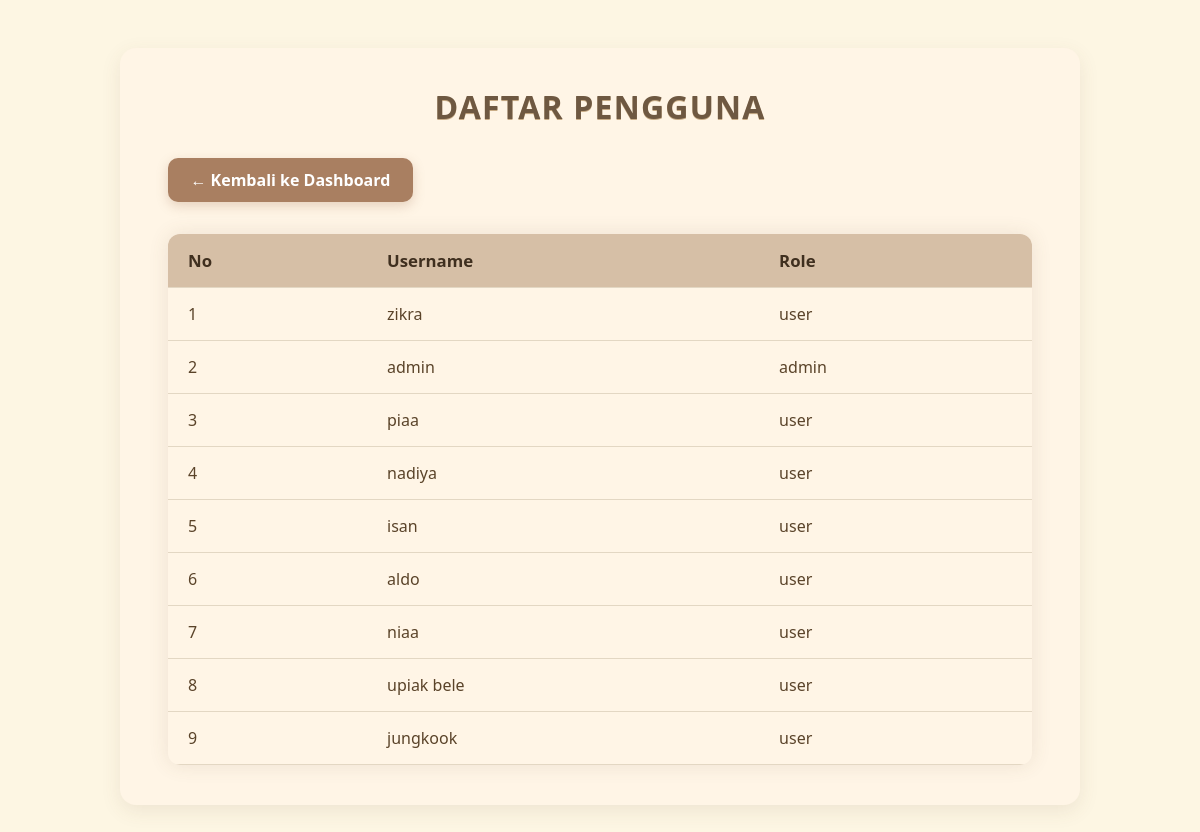
The page /kelola_pengguna.php (signed in) on the database its author committed.
### tables this page shows
CREATE TABLE IF NOT EXISTS `users` (
  `id` int NOT NULL AUTO_INCREMENT,
  `username` varchar(50) DEFAULT NULL,
  `password` varchar(255) DEFAULT NULL,
  `role` varchar(50) DEFAULT NULL,
  PRIMARY KEY (`id`)
);

### kelola_pengguna.php (the view, shortened to what this page needs)
<?php
include '../koneksi.php';
$query = "SELECT id, username, role FROM users";
$result = mysqli_query($koneksi, $query);
?>
<!DOCTYPE html>
<html lang="id">
<head>
    <link href="https://cdn.jsdelivr.net/npm/bootstrap@5.3.0/dist/css/bootstrap.min.css" rel="stylesheet">
</head>
<body>
<div class="container">
    <h2>Daftar Pengguna</h2>
    <a href="dashboard.php" class="btn-back">&#8592; Kembali ke Dashboard</a>
    <table>
        <thead>
            <tr>
                <th>No</th>
                <th>Username</th>
                <th>Role</th>
            </tr>
        </thead>
        <tbody>
            <?php $no = 1; while ($user = mysqli_fetch_assoc($result)) : ?>
            <tr>
                <td><?= $no++; ?></td>
                <td><?= htmlspecialchars($user['username']); ?></td>
                <td><?= htmlspecialchars($user['role']); ?></td>
            </tr>
            <?php endwhile; ?>
        </tbody>
    </table>
</div>
</body>
</html>

### kelola_pengguna.php (style rules this page uses)
body { background-color: #fdf6e3; color: #5a4329; font-family: 'Segoe UI', Tahoma, Geneva, Verdana, sans-serif; padding: 3rem 2rem; }
.container { max-width: 960px; margin: auto; background-color: #fff5e6; border-radius: 16px; box-shadow: 0 6px 20px rgba(107, 82, 57, 0.1); padding: 2.5rem 3rem; }
h2 { font-weight: 700; letter-spacing: 1.2px; margin-bottom: 1rem; text-align: center; color: #6e5841; text-transform: uppercase; user-select: none; text-shadow: 0 1px 0 #c9ad87; }
.btn-back { background-color: #a97f61; color: #fff; font-weight: 600; padding: 0.6rem 1.4rem; border-radius: 10px; text-decoration: none; margin: 1rem 0 2rem; display: inline-block; box-shadow: 0 4px 12px rgba(169, 127, 97, 0.3); transition: background-color 0.3s ease, box-shadow 0.3s ease; }
table { width: 100%; border-collapse: separate; border-spacing: 0; border-radius: 12px; overflow: hidden; box-shadow: 0 0 20px rgba(107, 82, 57, 0.12); font-size: 1rem; background-color: #fff5e6; }
thead tr { background-color: #d6bfa6; color: #3f2f1f; font-weight: 700; font-size: 1.05rem; }
thead th, tbody td { padding: 14px 20px; text-align: left; border-bottom: 1px solid #e3d7c3; }

### rows shown on the page
users: username "zikra", role "user"
users: username "admin", role "admin"
users: username "piaa", role "user"
users: username "nadiya", role "user"
users: username "isan", role "user"
users: username "aldo", role "user"
users: username "niaa", role "user"
users: username "upiak bele", role "user"
users: username "jungkook", role "user"
